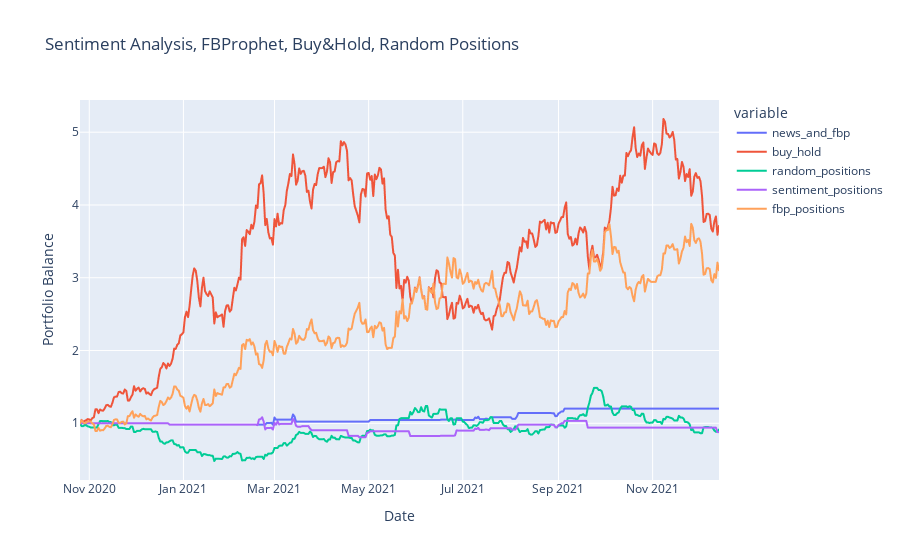

The notebook cell saved with this chart:
### Markdown cell above
# Visualizing Backtest Performance

### Code cell
# Visualizing results
fig = px.line(
    performance,
    x=performance.index,
    y=performance.columns,
    title='Sentiment Analysis, FBProphet, Buy&Hold, Random Positions',
    labels={"value": "Portfolio Balance",
            "index": "Date"}
)

fig.show()

### Figure 1 — Plotly figure (JSON) as saved in the notebook; plotly's stock layout.template omitted (floating-point values rounded to 4 significant figures; data arrays with more than 128 entries replaced by an {"elided": "..."} marker saying what was removed)
{"data": [{"hovertemplate": "variable=news_and_fbp<br>Date=%{x}<br>Portfolio Balance=%{y}<extra></extra>", "legendgroup": "news_and_fbp", "line": {"color": "#636efa", "dash": "solid"}, "mode": "lines", "name": "news_and_fbp", "showlegend": true, "type": "scattergl", "x": {"elided": "415 str values"}, "xaxis": "x", "y": {"elided": "415 float values"}, "yaxis": "y"}, {"hovertemplate": "variable=buy_hold<br>Date=%{x}<br>Portfolio Balance=%{y}<extra></extra>", "legendgroup": "buy_hold", "line": {"color": "#EF553B", "dash": "solid"}, "mode": "lines", "name": "buy_hold", "showlegend": true, "type": "scattergl", "x": {"elided": "415 str values"}, "xaxis": "x", "y": {"elided": "415 float values"}, "yaxis": "y"}, {"hovertemplate": "variable=random_positions<br>Date=%{x}<br>Portfolio Balance=%{y}<extra></extra>", "legendgroup": "random_positions", "line": {"color": "#00cc96", "dash": "solid"}, "mode": "lines", "name": "random_positions", "showlegend": true, "type": "scattergl", "x": {"elided": "415 str values"}, "xaxis": "x", "y": {"elided": "415 float values"}, "yaxis": "y"}, {"hovertemplate": "variable=sentiment_positions<br>Date=%{x}<br>Portfolio Balance=%{y}<extra></extra>", "legendgroup": "sentiment_positions", "line": {"color": "#ab63fa", "dash": "solid"}, "mode": "lines", "name": "sentiment_positions", "showlegend": true, "type": "scattergl", "x": {"elided": "415 str values"}, "xaxis": "x", "y": {"elided": "415 float values"}, "yaxis": "y"}, {"hovertemplate": "variable=fbp_positions<br>Date=%{x}<br>Portfolio Balance=%{y}<extra></extra>", "legendgroup": "fbp_positions", "line": {"color": "#FFA15A", "dash": "solid"}, "mode": "lines", "name": "fbp_positions", "showlegend": true, "type": "scattergl", "x": {"elided": "415 str values"}, "xaxis": "x", "y": {"elided": "415 float values"}, "yaxis": "y"}], "layout": {"autosize": true, "legend": {"title": {"text": "variable"}, "tracegroupgap": 0}, "title": {"text": "Sentiment Analysis, FBProphet, Buy&Hold, Random Positions"}, "xaxis": {"anchor": "y", "autorange": true, "domain": [0, 1], "range": ["2020-10-26", "2021-12-14"], "title": {"text": "Date"}, "type": "date"}, "yaxis": {"anchor": "x", "autorange": true, "domain": [0, 1], "range": [0.2207, 5.442], "title": {"text": "Portfolio Balance"}, "type": "linear"}}}
